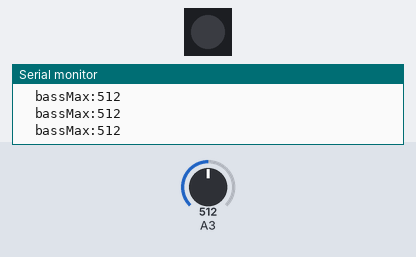
Simulated run of this sketch. Board: ATtiny85, built with avr-gcc and run on an emulated ATtiny85. Parts: 1 RGB LEDs in strip order, left to right, the last lines printed to the serial monitor. The test bench sets the inputs (shaded band); at power-on: A3 = 512.

Above: at 1.2 s.
1.3 s: A3 set to 933
2.8 s: A3 set to 967
At 3.3 s:
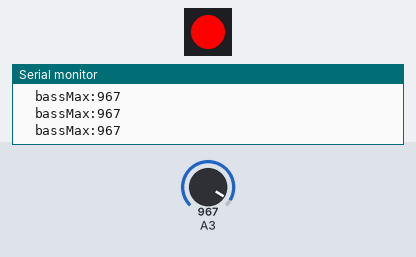
4.3 s: A3 set to 940
At 5.0 s:
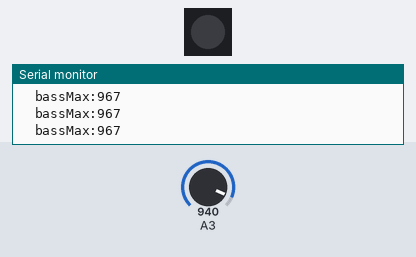
5.8 s: A3 set to 960
At 6.5 s:
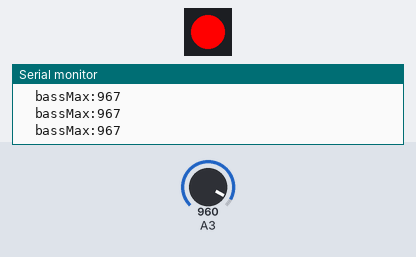
Timing chart, 0 to 8.3 s (numbered marks = the images above; inputs shaded):
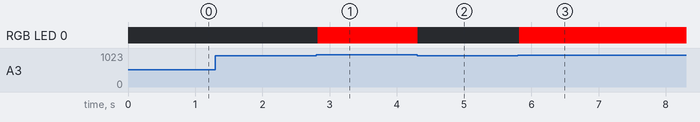

Measured:
- the behaviour switches between 950 and 951 on A3 (found by bisection; images 0 and 1)
- after the input at 2.8 s, RGB LED 0: off → RGB(255, 0, 0) at once
- after the input at 4.3 s, RGB LED 0: RGB(255, 0, 0) → off at once
- after the input at 5.8 s, RGB LED 0: off → RGB(255, 0, 0) at once

The sketch:

bling.ino
```cpp
#include <avr/pgmspace.h>
#include "Adafruit_WS2801.h"
#include <limits.h>

#if defined(__AVR_ATtiny85__)
#define BPIN ( (uint8_t)3 ) // Bass pin - ATTiny85 pin 2
#define TPIN ( (uint8_t)4 ) // Treble pin - ATTiny85 pin 3
#define CPIN ( (uint8_t)2 ) // LED clock pin - ATTiny85 pin 7
#define DPIN ( (uint8_t)1 ) // Data pin - ATTiny85 pin 6
#elif defined(__AVR_ATmega2560__)
#define BPIN ( (uint8_t)A0 ) // Bass pin
#define TPIN ( (uint8_t)A1 ) // Treble pin
#define CPIN ( (uint8_t)52 ) // LED clock pin
#define DPIN ( (uint8_t)53 ) // Data pin
#else
#error 'Chip not supported'
#endif

#define MAX( a, b )( ((a) > (b)) ? (a) : (b) )
#define MIN( a, b )( ((a) > (b)) ? (b) : (a) )
#define IN
#define OUT

// table of 256 sine values / one sine period / stored in flash memory
// table from http://interface.khm.de/index.php/lab/experiments/arduino-dds-sinewave-generator/
PROGMEM  prog_uchar sine256[]  = {
    127,130,133,136,139,143,146,149,152,155,158,161,164,167,170,173,176,178,181,184,187,190,192,195,198,200,203,205,208,210,212,215,217,219,221,223,225,227,229,231,233,234,236,238,239,240,
    242,243,244,245,247,248,249,249,250,251,252,252,253,253,253,254,254,254,254,254,254,254,253,253,253,252,252,251,250,249,249,248,247,245,244,243,242,240,239,238,236,234,233,231,229,227,225,223,
    221,219,217,215,212,210,208,205,203,200,198,195,192,190,187,184,181,178,176,173,170,167,164,161,158,155,152,149,146,143,139,136,133,130,127,124,121,118,115,111,108,105,102,99,96,93,90,87,84,81,78,
    76,73,70,67,64,62,59,56,54,51,49,46,44,42,39,37,35,33,31,29,27,25,23,21,20,18,16,15,14,12,11,10,9,7,6,5,5,4,3,2,2,1,1,1,0,0,0,0,0,0,0,1,1,1,2,2,3,4,5,5,6,7,9,10,11,12,14,15,16,18,20,21,23,25,27,29,31,
    33,35,37,39,42,44,46,49,51,54,56,59,62,64,67,70,73,76,78,81,84,87,90,93,96,99,102,105,108,111,115,118,121,124
};

struct rgb_t {
    uint8_t r;
    uint8_t g;
    uint8_t b;
};

#if 0
    void simplePulse
(
 IN uint16_t       bassAmpl,
 IN uint16_t       trebAmpl,
 IN OUT struct rgb_t      *color,
 IN OUT uint16_t   *delayTime
 )
{
    (void) bassAmpl;
    (void) trebAmpl;

    uint8_t const MAX_COLOR = 0xFF;
    uint8_t const MIN_COLOR = 0;

    static boolean bIncreasing;

    if ( color->r == MIN_COLOR )
    {
        bIncreasing = true;
    }
    else if ( color->r == MAX_COLOR )
    {
        bIncreasing = false;
    }

    color->r = ( bIncreasing ) ? (color->r + 1) : (color->r - 1);

    *delayTime = 5;
}
#endif


#if 0
void colorCycle
(
 IN uint32_t       counter,
 IN uint16_t       bassAmpl,
 IN uint16_t       trebAmpl,
 IN uint16_t       bassMax,
 IN uint16_t       trebMax,
 IN OUT struct rgb_t      *color,
 IN OUT uint16_t   *delayTime
 )
{
    // cycling algorithm from http://krazydad.com/tutorials/makecolors.php
    uint32_t const FREQUENCY = 27;
    uint16_t const PHASE_R = 81;
    uint16_t const PHASE_G = 0;
    uint16_t const PHASE_B = 162;
    uint32_t const MAX_COLOR = bassAmpl*255 / bassMax;

    uint8_t rSineIndex = ((FREQUENCY*counter/10) + PHASE_R) & 255;
    uint8_t gSineIndex = ((FREQUENCY*counter/10) + PHASE_G) & 255;
    uint8_t bSineIndex = ((FREQUENCY*counter/10) + PHASE_B) & 255;

    color->r = pgm_read_byte_near(sine256 + rSineIndex);
    color->g = pgm_read_byte_near(sine256 + gSineIndex);
    color->b = pgm_read_byte_near(sine256 + bSineIndex);

    color->r = color->r*MAX_COLOR / 255;
    color->g = color->g*MAX_COLOR / 255;
    color->b = color->b*MAX_COLOR / 255;

    *delayTime = 100;
}
#endif


void colorLevels
(
 IN uint32_t       counter,
 IN uint16_t       bassAmpl,
 IN uint16_t       trebAmpl,
 IN uint16_t       bassMax,
 IN uint16_t       trebMax,
 IN OUT struct rgb_t      *color,
 IN OUT uint16_t   *delayTime
 )
{
//  Serial.print("trebAmpl: ");
//  Serial.print(trebAmpl);
  Serial.print("\tbassMax:");
  Serial.println(bassMax);

  if ( bassAmpl > 950 ) {
    color->r = 255;
    color->g = 0;
    color->b = 0;
  } else {
    color->r = 0;
    color->g = 0;
    color->b = 0;
  }
    /*
    if ( bassAmpl > bassMax * 1 / 10 )
    {
        // color->b = 0x10;
        if ( bassAmpl > bassMax * 2 / 10 )
        {
            // color->b = 0x40;
            if ( bassAmpl > bassMax * 3 / 10 )
            {
                // color->b = 0xA0;
                if ( bassAmpl > bassMax * 4 / 10 )
                {
                    // color->b = 0xFF;
                    if ( bassAmpl > bassMax * 5 / 10 )
                    {
                        color->g = 0x40;
                        if ( bassAmpl > bassMax * 6 / 10 )
                        {
                            color->g = 0xA0;
                            if ( bassAmpl > bassMax * 7 / 10 )
                            {
                                color->g = 0xFF;
                                if ( bassAmpl > bassMax * 8 / 10 )
                                {
                                    color->r = 0x40;
                                    if ( bassAmpl > bassMax * 9 / 10 )
                                    {
                                        color->r = 0xFF;
                                    }
                                }
                            }
                        }
                    }
                }
            }
        }
    }
    */

    *delayTime = 25;
}


// construct LED driver object
Adafruit_WS2801 LedDriver (
        (uint16_t) 1,
        DPIN,
        CPIN,
        (uint8_t)WS2801_RGB
        );

uint16_t delayTime;
struct rgb_t color;
uint32_t counter;
uint32_t Bass;
uint32_t Treb;
uint32_t Bdelay;
uint32_t Tdelay;
uint32_t Bmin;
uint32_t Tmin;
uint32_t Bmax;
uint32_t Tmax;
uint32_t B;
uint32_t T;
uint32_t Brange;
uint32_t Trange;
uint32_t Hmic;
uint32_t Lmic;

void setup() {
    // put your setup code here, to run once:
    LedDriver.begin();
    Serial.begin(9600);
}

void loop() {
    ++Bdelay;
    ++Tdelay;
    ++counter;

    if ( counter > 1023 )
    {
        ++Bmin;
        ++Tmin;
        --Bmax;
        --Tmax;
        counter = 0;
    }

    Bmin = MIN(Bmin, Bass);
    Tmin = MIN(Tmin, Treb);

    Bass = analogRead(BPIN) - Bmin;
    Treb = analogRead(TPIN) - Tmin;

    Bmax = MAX(Bmax, Bass);
    Tmax = MAX(Tmax, Treb);

    // puts back in range after a loud or anti-noise
    if ( Hmic > 10000 || Lmic > 10000 )
    {
        Bmax = ( analogRead(BPIN)/2 ) + 10;
        Bmin = ( analogRead(BPIN)/2 ) - 5;
        Tmax = ( analogRead(TPIN)/2 ) + 10;
        Tmin = ( analogRead(TPIN)/2 ) - 5;
        Hmic = 0;
        Lmic = 0;
    }

    // makes up for small changes in microphone output at low volumes
    Brange = Bmax - Bmin;
    B = Bass - Bmin;
    Trange = Tmax - Tmin;
    T = Treb - Tmin;

    if ( B > Brange*7/10 )
    {
        Lmic = 0;
    }
    if ( B > Brange*9/10 )
    {
        Hmic++;
    }
    if ( B < Brange*5/10 )
    {
        Hmic = 0;
        ++Lmic;
    }
    colorLevels( counter, B, T, Brange, Trange, &color, &delayTime );

    LedDriver.setPixelColor(
            (uint16_t) 0,
            (uint8_t) color.r,
            (uint8_t) color.g,
            (uint8_t) color.b
            );

    LedDriver.show();
    delay( delayTime );
}
```
